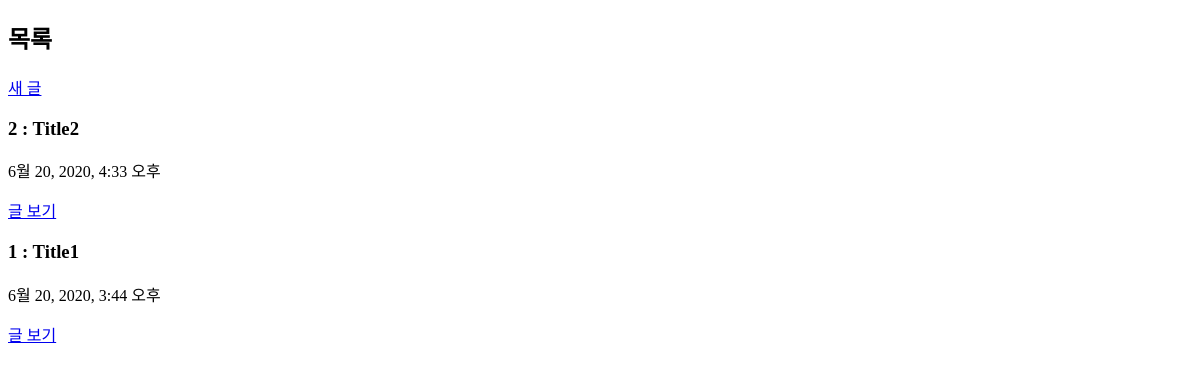
The app's page /articles/, older data.
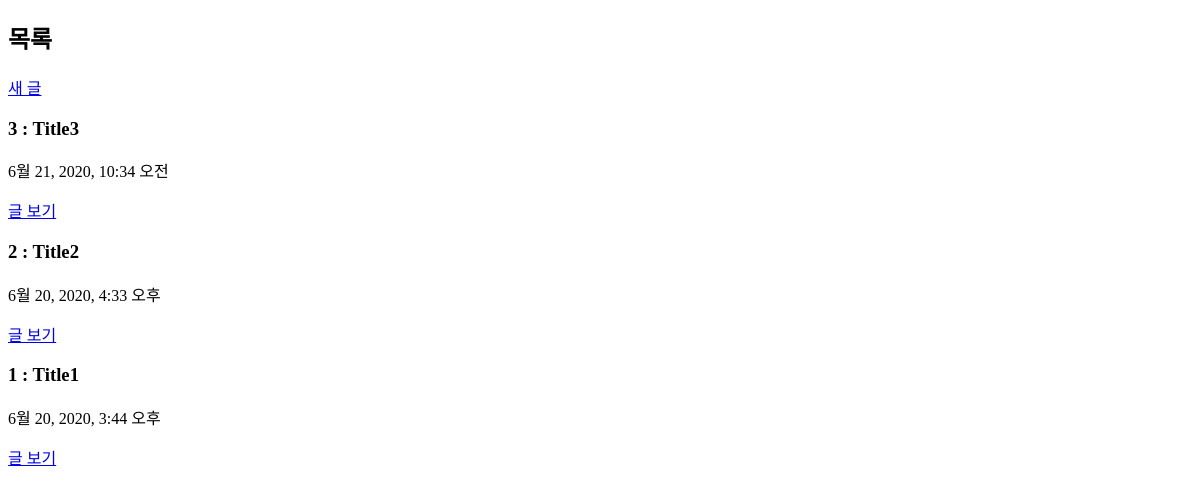
The same page, newer data.
### articles/models.py (models this page shows)
class Article(models.Model):
    title = models.CharField(max_length=100)
    content = models.TextField()
    created_at = models.DateTimeField(auto_now_add=True)
    updated_at = models.DateTimeField(auto_now=True)

### articles/views.py (the view)
# urls.py: path('', views.index, name='index'),
def index(request):
    articles = Article.objects.order_by('-pk')  # 가장 최신에 등록한 글을 맨 위로
    context = {
        'articles' : articles
    }
    return render(request, 'articles/index.html', context)

### articles/templates/articles/index.html
{% extends 'base.html' %}
{% block body %}
  <h2>목록</h2>
  <a href="{% url 'articles:create' %}">새 글</a>
  {% for article in articles %}
    <h3>{{ article.pk }} : {{article.title}}</h3>
    <p>{{ article.created_at }}</p>
    <a href="{% url 'articles:detail' article.pk %}">글 보기</a>
  {% endfor %}
{% endblock %}

Row changes from the older to the newer data that the page shows:
added Article: pk "3", title "Title3", created_at "6월 21, 2020, 10:34 오전"
